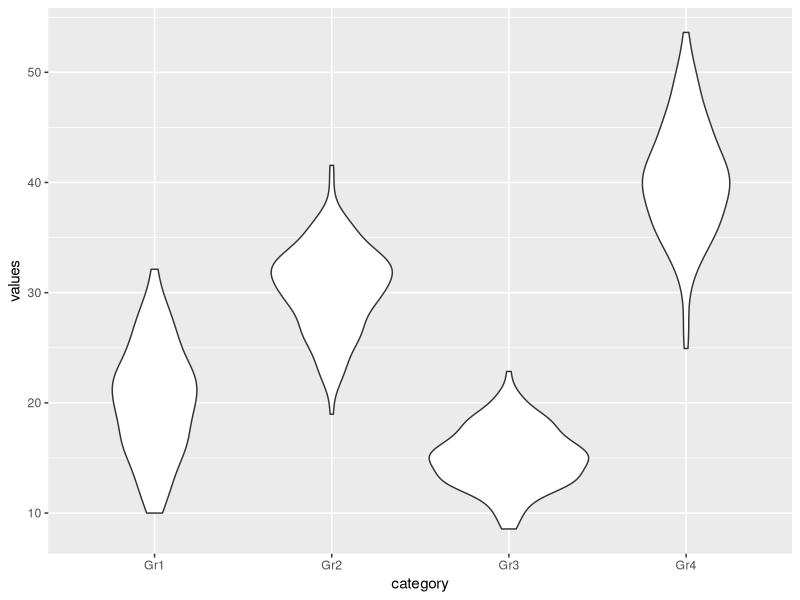
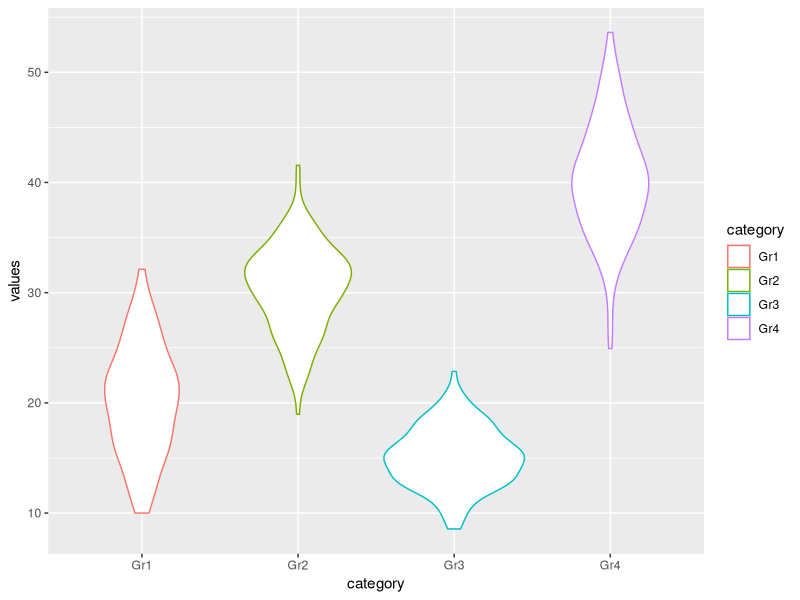
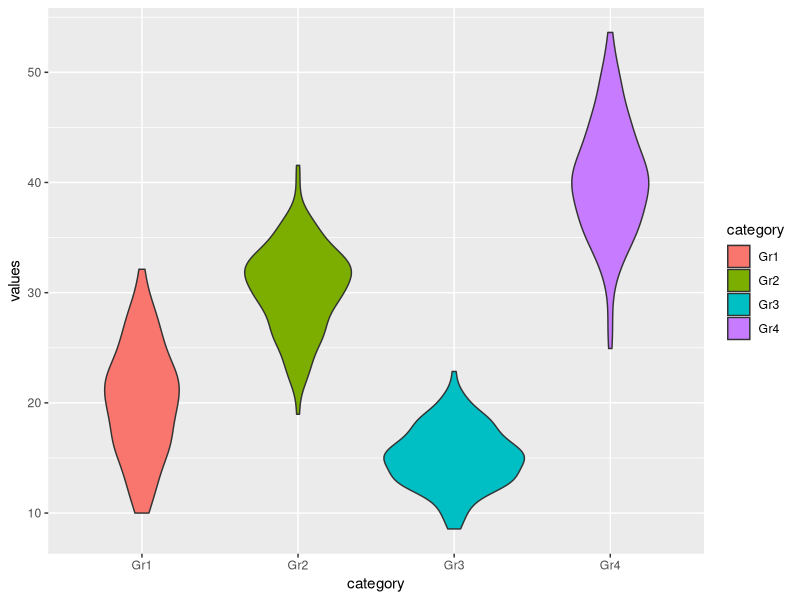
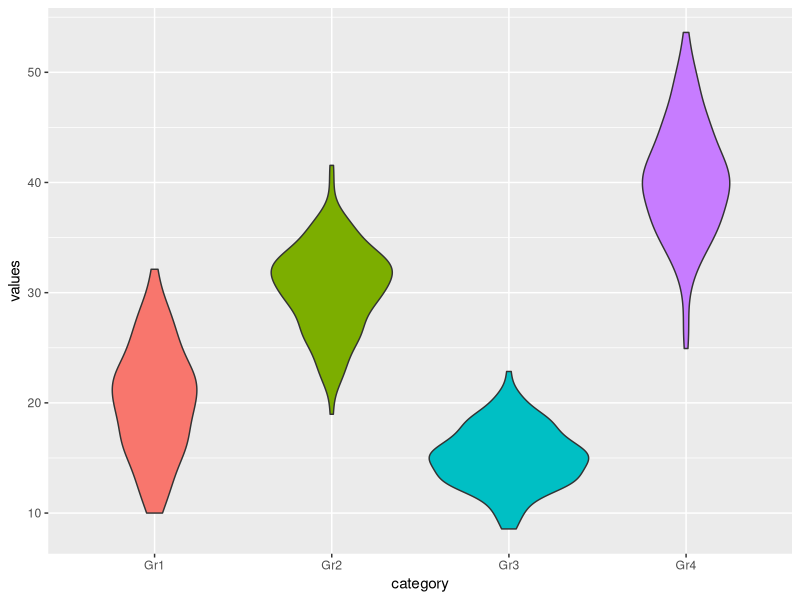

Write the R code that produced these figures, in order.
## ---- chunk 1
knitr::opts_chunk$set(echo = TRUE, fig.align='center')

# title: Color scale for discrete variables
# author: jonathan
# revised: 14/2/2020 

WEB <- c("https://bioceed.uib.no/dropfolder/bioSTATS/Rmd/Basic/Visualizing/Essential/color-scale-discrete.html")
GIT <- c("https://github.com/jonathansoule/biostats/blob/master/Basic/Visualizing/Essential/color-scale-discrete.Rmd")
library(ggplot2)
library(gridExtra)
# data for violin plot
# variable 1
values <- c(rnorm(150, mean=20, sd=5), rnorm(150, mean=30, sd=4), rnorm(150, mean=15, 3), rnorm(150, mean=40, sd=5)) 
# variable 2
category <- c(rep("Gr1", 150), rep("Gr2", 150), rep("Gr3", 150), rep("Gr4", 150))
# dataframe
df <- data.frame(category, values)
## ---- chunk 2
ggplot(df, aes(category, values)) +
    geom_violin()
## ---- chunk 3
ggplot(df, aes(category, values)) +   
    geom_violin(aes(color=category))
## ---- chunk 4
ggplot(df, aes(category, values)) +   
    geom_violin(aes(fill=category))
## ---- chunk 5
ggplot(df, aes(category, values)) +
    geom_violin(aes(fill=category)) +
    theme(legend.position="none")
